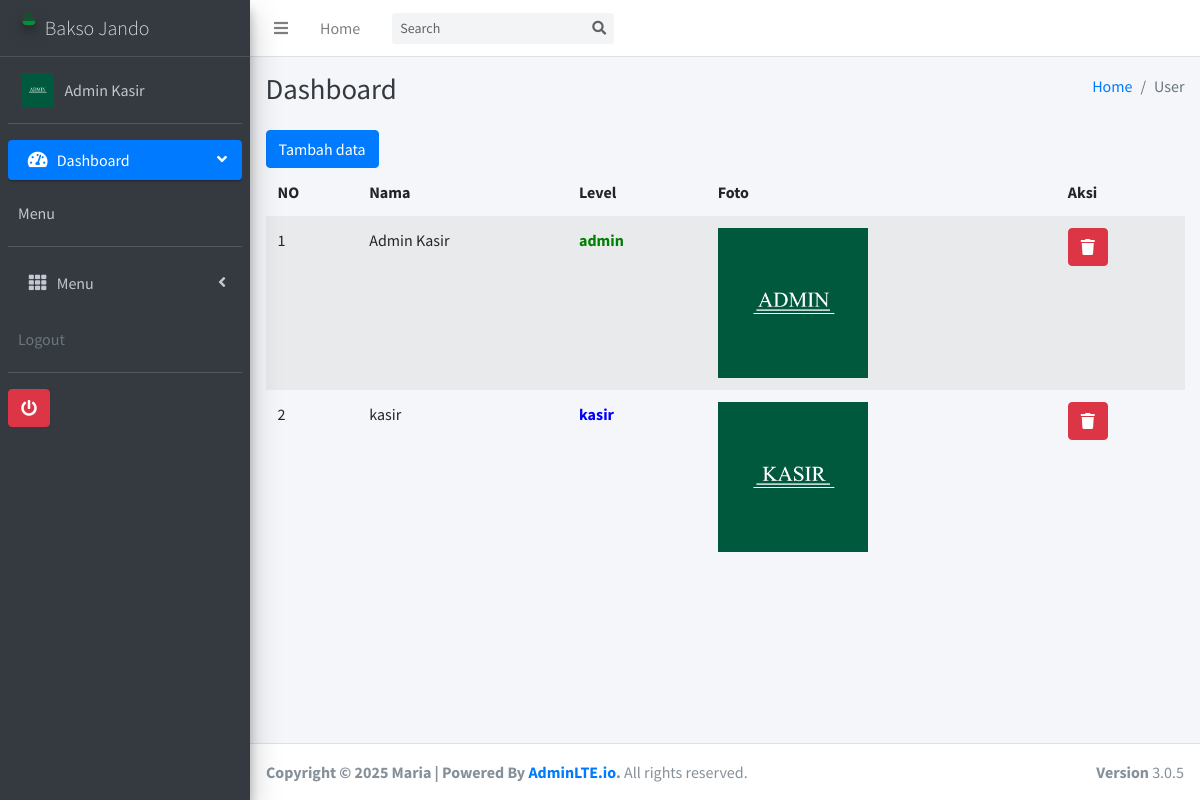
Screenshot of /admin/index.php?m=admin&s=title (signed in) with the database file from the repository.
### tables this page shows
CREATE TABLE `tb_user` (
  `id` int(11) NOT NULL,
  `username` text NOT NULL,
  `password` text NOT NULL,
  `nama` text NOT NULL,
  `level` text NOT NULL,
  `foto` varchar(255) NOT NULL
);

### admin/fungsi/fungsi.php (called while the page is built, shortened)
<?php
$koneksi = mysqli_connect('localhost', 'root', '', 'kasir_anna');
function summon_admin()
{
	global $koneksi;
	$id = $_SESSION['idkaskit'];
	return mysqli_query($koneksi, "SELECT * FROM tb_user WHERE id ='$id'");
}
function select_user()
{
	global $koneksi;
	if (isset($_POST['go'])) {
		$cari = $_POST['cari'];
		return mysqli_query($koneksi, "SELECT * FROM tb_user WHERE nama LIKE '%".$cari."%'");
	}else{
		return mysqli_query($koneksi, "SELECT * FROM tb_user");
	}
}
function url()
{
	return $url = "//localhost/web-kasir/vendors/";
}
?>

### admin/modul/admin/title.php (the view, shortened to what this page needs)
<?php include 'comp/header.php'; ?>
  <div class="content-wrapper">
    <div class="content-header">
      <div class="container-fluid">
        <div class="row mb-2">
          <div class="col-sm-6">
            <h1 class="m-0 text-dark">Dashboard</h1>
          </div>
          <div class="col-sm-6">
            <ol class="breadcrumb float-sm-right">
              <li class="breadcrumb-item"><a href="#">Home</a></li>
              <li class="breadcrumb-item active">User</li>
            </ol>
          </div>
        </div>
      </div>
    </div>
    <section class="content">
      <div class="container-fluid">
        <div class="row">
        	<div class="col-sm-12">
        		<div class="well">
        			<button type="button" class="btn btn-primary" data-toggle="modal" data-target="#exampleModalCenter">
					  Tambah data
					</button>
        		</div>
        	</div>
        </div>
       <div class="row">
        <div class="col-sm-12">
          <div class="well">
             <div class="table-responsive table--no-card m-b-30">
                <table class="table table-borderless table-striped table-earning">
                  <thead>
                    <tr>
                        <th>NO</th>
                        <th>Nama</th>
                        <th>Level</th>
                        <th>Foto</th>
                        <th>Aksi</th>
                    </tr>
                  </thead>
                <tbody>
                    <?php
                      $i = 1;
                      foreach (select_user() as $adm):
                     ?>
                          <tr>
                              <td><?= $i++;?></td>
                              <td><?=  $adm['nama'];?></td>
                              <td><?php if ($adm['level']=="admin") {
                              	echo '<b><p style="color: green;">admin</p></b>';
                              }else if($adm['level']=="kasir"){
                              	echo '<b><p style="color: blue;">kasir</p></b>';
                              }elseif ($adm['level']=="logistik") {
                                echo '<b><p style="color: orange;">logistik</p></b>';
                              }
                              ?>
                              </td>
                              <td>
                              	<?php
                              	if ($adm['foto']!='') {
                              		echo '<img src="img/'.$adm['foto'].'" height="150">';
                              	}else{
                              		echo '<img src="img/user_logo.png" height="150">';
                              	}
                              	 ?>
                              </td>
                              <td>
                              <div data-toggle="modal" data-target="#hapus-admin<?= $adm['id'] ?>">
                              <button type="button" class="btn btn-danger datapotensi" data-toggle="tooltip" title="Hapus">
                              <i class="fa fa-trash"></i>
                              </button>
                              </div>
                    <br>
                              </td>
                              </tr>
                              <?php endforeach; ?>
                </tbody>
                    </table>
                        </div>
          </div>
        </div>
      </div>
          </section>
           </div>
<?php include 'comp/footer.php'; ?>

### admin/index.php (shortened to what this page needs)
<?php
$nama_app = " Kasir";
$modul = (isset($_GET['m']))?$_GET['m']:"awal";
switch ($modul) {
	case 'admin': $judul="Menu User $nama_app"; include 'modul/admin/index.php';  break;
}
 ?>

### admin/modul/admin/index.php (shortened to what this page needs)
<?php
$modul = (isset($_GET['s']))?$_GET['s']:"awal";
switch ($modul) {
	case 'title': default: include 'title.php'; break;
}
 ?>

### admin/comp/header.php (shortened to what this page needs)
<?php require 'fungsi/fungsi.php'; ?>
<?php foreach (summon_admin() as $key): ?>
<!DOCTYPE html>
<html>
<head>
  <link rel="stylesheet" href="<?= url() ?>plugins/fontawesome-free/css/all.min.css">
  <link rel="stylesheet" href="https://code.ionicframework.com/ionicons/2.0.1/css/ionicons.min.css">
  <link rel="stylesheet" href="<?= url() ?>plugins/tempusdominus-bootstrap-4/css/tempusdominus-bootstrap-4.min.css">
  <link rel="stylesheet" href="<?= url() ?>plugins/icheck-bootstrap/icheck-bootstrap.min.css">
  <link rel="stylesheet" href="<?= url() ?>plugins/jqvmap/jqvmap.min.css">
  <link rel="stylesheet" href="<?= url() ?>dist/css/adminlte.min.css">
  <link rel="stylesheet" href="<?= url() ?>plugins/overlayScrollbars/css/OverlayScrollbars.min.css">
  <link rel="stylesheet" href="<?= url() ?>plugins/daterangepicker/daterangepicker.css">
  <link rel="stylesheet" href="<?= url() ?>plugins/summernote/summernote-bs4.css">
</head>
<body class="hold-transition sidebar-mini layout-fixed">
<div class="wrapper">
  <nav class="main-header navbar navbar-expand navbar-white navbar-light">
    <ul class="navbar-nav">
      <li class="nav-item">
        <a class="nav-link" data-widget="pushmenu" href="#" role="button"><i class="fas fa-bars"></i></a>
      </li>
      <li class="nav-item d-none d-sm-inline-block">
        <a href="index.php" class="nav-link">Home</a>
      </li>
    </ul>
    <form action="" method="POST" class="form-inline ml-3">
      <div class="input-group input-group-sm">
        <input class="form-control form-control-navbar" type="search" name="cari" placeholder="Search" aria-label="Search">
        <div class="input-group-append">
          <button class="btn btn-navbar" name="go" type="submit">
            <i class="fas fa-search"></i>
          </button>
        </div>
      </div>
    </form>
  </nav>
  <aside class="main-sidebar sidebar-dark-primary elevation-4">
    <a href="index.php" class="brand-link">
      <img src="<?= url()?>img/logo_kasir_kita.png" alt="AdminLTE Logo" class="brand-image img-circle elevation-3"
           style="opacity: .8">
      <span class="brand-text font-weight-light">Bakso Jando</span>
    </a>
    <div class="sidebar">
      <div class="user-panel mt-3 pb-3 mb-3 d-flex">
        <div class="image">
          <?php
          if ($key['foto']!= '') {
                        echo '<img src="img/'.$key['foto'].'" height="150">';
                      }else{
                        echo '<img src="img/user_logo.png" height="150">';
                      }
           ?>
        </div>
        <div class="info">
          <a href="index.php?m=admin&s=detail" class="d-block" ><?= $key['nama'];?></a>
        </div>
      </div>
      <nav class="mt-2">
        <ul class="nav nav-pills nav-sidebar flex-column" data-widget="treeview" role="menu" data-accordion="false">
          <li class="nav-item has-treeview menu-open">
            <a href="index.php" class="nav-link active">
              <i class="nav-icon fas fa-tachometer-alt"></i>
              <p>
                Dashboard
                <i class="right fas fa-angle-left"></i>
              </p>
            </a>
          <div class="user-panel mt-3 pb-3 mb-3 d-flex">
        <div class="info">
          <a href="#" class="d-block">Menu</a>
        </div>
      </div>
          </li>
          <li class="nav-item has-treeview">
            <a href="#" class="nav-link">
              <i class="nav-icon fas fa-th"></i>
              <p>
                Menu
                <i class="fas fa-angle-left right"></i>
              </p>
            </a>
          </li>
            </ul>
          <div class="user-panel mt-3 pb-3 mb-3 d-flex">
        <div class="info">
          <span class="d-block text-gray">Logout</span>
        </div>
      </div>
      <a href="logout.php"><button class="btn btn-danger"><i class="fa fa-power-off" aria-hidden="true"></i></button></a>
      </nav>
    </div>
  </aside>
  <?php endforeach; ?>

### admin/comp/footer.php (shortened to what this page needs)
  <footer class="main-footer">
    <strong>Copyright &copy; <script>document.write(new Date().getFullYear());</script> Maria | Powered By <a href="http://adminlte.io">AdminLTE.io</a>.</strong>
    All rights reserved.
    <div class="float-right d-none d-sm-inline-block">
      <b>Version</b> 3.0.5
    </div>
  </footer>
</div>
</body>
</html>

### rows the page displays
tb_user: foto (picture), nama "Admin Kasir", level "admin"
tb_user: nama "kasir", level "kasir", foto (picture)
